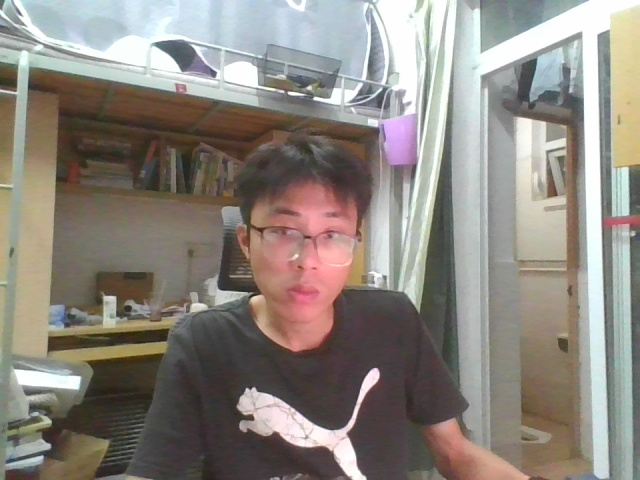
#> input picture face_factory/text/1.Father.jpg, 640 x 480 px; its folder holds only this picture in this run
$ python '数据训练.py'
#> lines starting #> are read from the running program, lines starting #| are printed output that depends on the picture
import os
import PIL
import cv2
from PIL import Image
import numpy as np

def getImageAndLabels(path):
    #储存人脸数据，2维数组
#> called with path = './face_factory/text/'
    facesSamples=[]
    #储存姓名数据
    ids=[]
    #储存图片信息
    imagePaths=[os.path.join(path,f) for f in os.listdir(path)]
    #加载分类器
    face_detector= cv2.CascadeClassifier("D:\opencv\opencv\sources\data\haarcascades\haarcascade_frontalface_default.xml")
    #遍历列表中的图片
    for imagePath in imagePaths:
        #打开图片，灰度化 PIL有九种不同模式:1,L,P,RGB,RGBA,CMYK,YCBCr,I,F。
        PIL_img=Image.open(imagePath).convert('L')
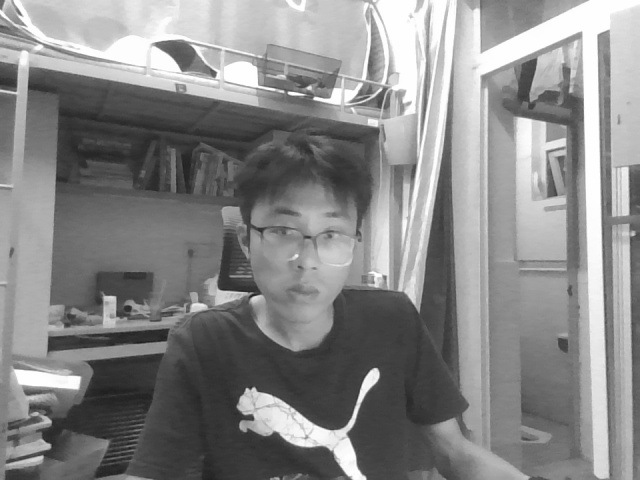
#> PIL_img: PIL image 640x480 L; min 29, max 255, mean 135.5
        #将图像转换为数组，以黑白深浅
        img_numpy=np.array(PIL_img,'uint8')
        #获取图片人脸特征
        faces=face_detector.detectMultiScale(img_numpy)
#> faces = [[247, 185, 127, 127]]
        #获取每张图片的id和姓名
        id = int(os.path.split(imagePath)[1].split('.')[0])
        #预防无面容照片
        for x,y,w,h in faces:
            ids.append(id)
            facesSamples.append(img_numpy[y:y+h,x:x+w])
#> this loop made 1 pass
#> after the loop, facesSamples = 1 item; ids = [1]
        #打印脸部特征和id
        print('id:',id)
        print('fs',facesSamples)
#> (printed output is left out)
        return facesSamples,ids


if __name__ == '__main__':
    #图像路径
    path='./face_factory/text/'
    #获取图像数组和id标签数组和名字
    faces,ids=getImageAndLabels(path)
#> faces = 1 item; ids = [1]
    #加载识别器
    recognizer=cv2.face.LBPHFaceRecognizer_create()
    #训练
    recognizer.train(faces,np.array(ids))
    #保存文件
    recognizer.write('trainer/trainer.yml')

$ run again, on face_factory/text/2.Father.jpg
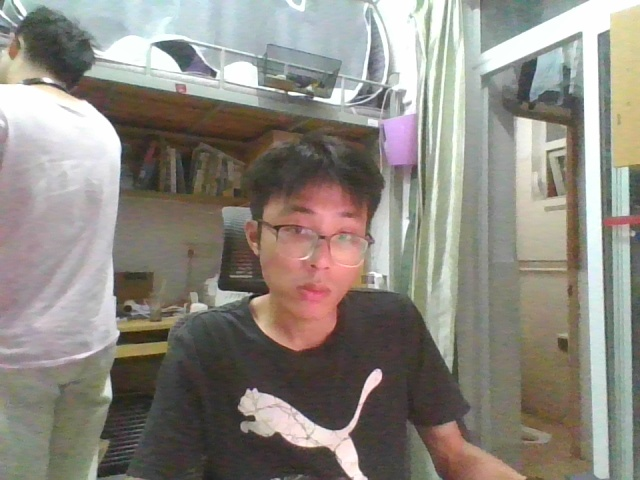
#> input picture face_factory/text/2.Father.jpg, 640 x 480 px
#> in getImageAndLabels, `PIL_img=Image.open(imagePath).convert('L')`:
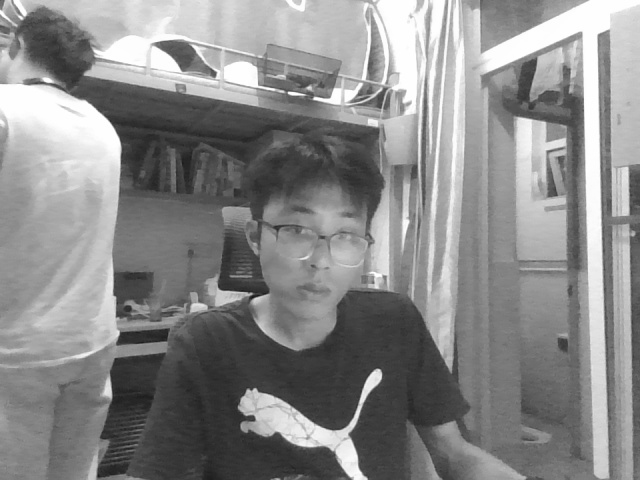
#> PIL_img: PIL image 640x480 L; min 20, max 255, mean 137.1
#> in getImageAndLabels, `faces=face_detector.detectMultiScale(img_numpy)`: faces = [[256, 188, 121, 121]]
#> the loop in getImageAndLabels, `for x,y,w,h in faces:` made 1 pass
#> after the loop in getImageAndLabels, `for x,y,w,h in faces:`: facesSamples = 1 item; ids = [2]
#> (printed output is left out)
#> `faces,ids=getImageAndLabels(path)`: faces = 1 item; ids = [2]
